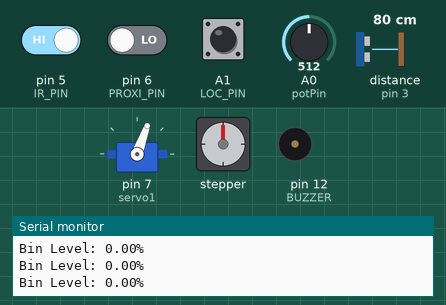
Recording of a sketch running on a simulated Arduino Uno, built with avr-gcc and run on an emulated ATmega328P. Shown: servo, stepper motor, buzzer (waves = sounding), the last lines printed to the serial monitor. Wiring (inferred from the names in the program): ultrasonic range finder: trigger pin 2; echo pin 3. The inputs (shaded band) are chosen by the test bench; at power-on: pin 5 (IR_PIN) HIGH, pin 6 (PROXI_PIN) LOW, distance to the obstacle (sensor on pin 3) 80 cm, A0 (potPin) = 512, A1 (LOC_PIN) HIGH. The echo pulse lasts 58.3 µs per cm; stepper angles assume 4096 steps per turn.

Above: at 3.2 s.
3.3 s: pin 5 (IR_PIN) driven LOW
At 5.7 s:
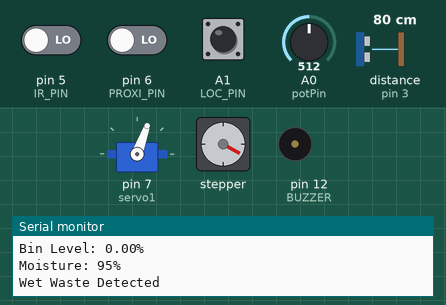
6.3 s: pin 5 (IR_PIN) driven HIGH and pin 6 (PROXI_PIN) driven HIGH
9.3 s: distance to the obstacle (sensor on pin 3) set to 2 cm
18.3 s: pin 6 (PROXI_PIN) driven LOW
At 21.2 s:
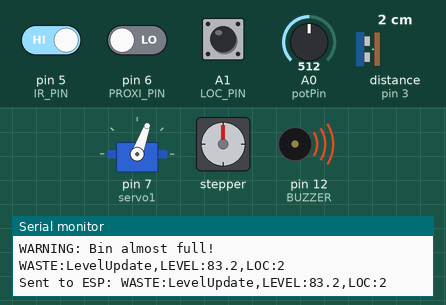
21.3 s: distance to the obstacle (sensor on pin 3) set to 4 cm
At 23.1 s:
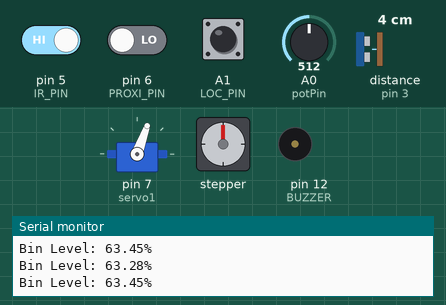
Timing chart, 0 to 24.2 s (numbered marks = the images above; inputs shaded):
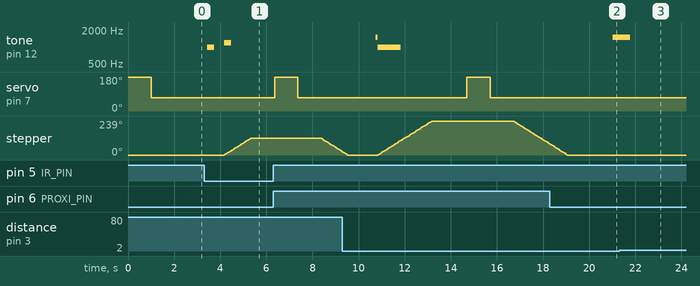

The sketch:

Full_system_integration_arduino.ino
```cpp
#include <CheapStepper.h>
#include <Servo.h>

Servo servo1;

// ================= PIN DEFINITIONS =================
#define IR_PIN 5
#define PROXI_PIN 6
#define BUZZER 12
#define TRIG_PIN 2
#define ECHO_PIN 3
#define LOC_PIN A1

int potPin = A0; // Moisture sensor (rain sensor)

// ================= VARIABLES =================
int fsoil = 0;
int systemLocation = 0;

long duration;
float distance_cm;
float binLevelPercent;

// ⚠️ CHANGE this to your real bin height (cm)
#define BIN_HEIGHT 10.0

// Stepper setup
CheapStepper stepper(8, 9, 10, 11);

// ================= BIN LEVEL FUNCTION =================
float readBinLevel() {
  digitalWrite(TRIG_PIN, LOW);
  delayMicroseconds(2);
  digitalWrite(TRIG_PIN, HIGH);
  delayMicroseconds(10);
  digitalWrite(TRIG_PIN, LOW);
  duration = pulseIn(ECHO_PIN, HIGH, 30000);
  if (duration == 0) return binLevelPercent;
  distance_cm = duration * 0.034 / 2;
  float level = (BIN_HEIGHT - distance_cm) / BIN_HEIGHT * 100.0;
  level = constrain(level, 0, 100);
  return level;
}

// ================= SEND DATA TO ESP32 =================
void sendToESP(String wasteType, float level, int locID) {
  // Format: "WASTE:Wet,LEVEL:45.2,LOC:1"
  String data = "WASTE:" + wasteType + ",LEVEL:" + String(level, 1) + ",LOC:" + String(locID);
  Serial.println(data);
  Serial.print("Sent to ESP: ");
  Serial.println(data);
}

// ================= SETUP =================
void setup() {
  Serial.begin(9600);   // Communication with ESP32

  pinMode(PROXI_PIN, INPUT);
  pinMode(IR_PIN, INPUT);
  pinMode(BUZZER, OUTPUT);
  pinMode(TRIG_PIN, OUTPUT);
  pinMode(ECHO_PIN, INPUT);
  pinMode(LOC_PIN, INPUT_PULLUP);

  servo1.attach(7);
  stepper.setRpm(17);

  // ----- Read system location -----
  if (digitalRead(LOC_PIN) == LOW) {
    systemLocation = 1; // Location A
  } else {
    systemLocation = 2; // Location B
  }

  Serial.print("System Location ID: ");
  Serial.println(systemLocation);

  // Initialize servo
  servo1.write(180);
  delay(1000);
  servo1.write(70);
  delay(1000);

  Serial.println("System Ready...");
}

// ================= LOOP =================
void loop() {
  fsoil = 0;

  int proxiState = digitalRead(PROXI_PIN);
  int irState = digitalRead(IR_PIN);

  // ----- Bin level monitoring (always) -----
  binLevelPercent = readBinLevel();
  Serial.print("Bin Level: ");
  Serial.print(binLevelPercent);
  Serial.println("%");

  if (binLevelPercent > 80) {
    Serial.println("WARNING: Bin almost full!");
    tone(BUZZER, 1500, 500);
  }

  // Send bin level to ESP every loop (or you can add a timer)
  // But to avoid flooding, we'll send only when level changes significantly
  static float lastSentLevel = -1;
  if (abs(binLevelPercent - lastSentLevel) > 2.0) {
    sendToESP("LevelUpdate", binLevelPercent, systemLocation);
    lastSentLevel = binLevelPercent;
  }

  // ================= METAL DETECTION =================
  if (proxiState == HIGH) {
    Serial.println("Metal detected!");
    tone(BUZZER, 1000, 1000);
    stepper.moveDegreesCW(240);
    delay(1500);
    stepper.stop();
    servo1.write(180);
    delay(1000);
    servo1.write(70);
    delay(1000);
    stepper.moveDegreesCCW(240);
    delay(1500);
    stepper.stop();

    // Send metal waste data
    sendToESP("Metal", binLevelPercent, systemLocation);
  }

  // ================= IR WASTE DETECTION =================
  else if (irState == LOW) {
    tone(BUZZER, 1000, 300);
    delay(500);

    // Moisture averaging
    int totalSoil = 0;
    for (int i = 0; i < 3; i++) {
      int soil = analogRead(potPin);
      soil = constrain(soil, 485, 1023);
      totalSoil += map(soil, 485, 1023, 100, 0);
      delay(75);
    }
    fsoil = totalSoil / 3;

    Serial.print("Moisture: ");
    Serial.print(fsoil);
    Serial.println("%");

    // ================= WET WASTE =================
    if (fsoil > 20) {
      Serial.println("Wet Waste Detected");
      tone(BUZZER, 1200, 300);
      stepper.moveDegreesCW(120);
      delay(1000);
      stepper.stop();
      servo1.write(180);
      delay(1000);
      servo1.write(70);
      delay(1000);
      stepper.moveDegreesCCW(120);
      delay(1000);
      stepper.stop();

      sendToESP("Wet", binLevelPercent, systemLocation);
    }
    // ================= DRY WASTE =================
    else {
      Serial.println("Dry Waste Detected");
      tone(BUZZER, 800, 300);
      servo1.write(180);
      delay(1000);
      servo1.write(70);
      delay(1000);

      sendToESP("Dry", binLevelPercent, systemLocation);
    }
  }

  // ================= IDLE =================
  else {
    stepper.stop();
  }

  delay(200);
}
```

Measured:
- the behaviour switches between 2 and 3 cm on distance to the obstacle (sensor on pin 3) (found by bisection; images 2 and 3)
- after the input at 3.3 s, tone on pin 12 (BUZZER): silent → 1000 Hz after 0.15 s, → silent 0.30 s later, → 1200 Hz 0.43 s later, → silent 0.30 s later; stepper: turns 119° clockwise in 1.2 s, starting after 0.87 s
- after the input at 18.3 s, tone on pin 12 (BUZZER): silent → 1500 Hz after 2.7 s; stepper: goes on until 19.1 s, then stays 0°
- after the input at 21.3 s, tone on pin 12 (BUZZER): 1500 Hz → silent after 0.49 s
